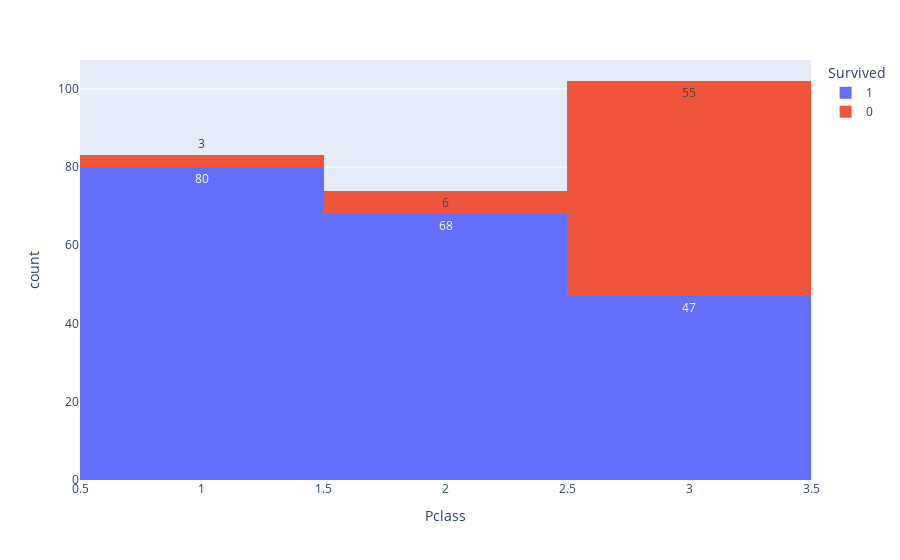

This figure's notebook cell:
### Code cell
grafico1 = px.histogram(df_mulheres,x= "Pclass", color= "Survived", text_auto= True)
grafico1.show()

### Figure 1 — Plotly figure (JSON) as saved in the notebook; plotly's stock layout.template omitted (floating-point values rounded to 4 significant figures; data arrays with more than 128 entries replaced by an {"elided": "..."} marker saying what was removed)
{"data": [{"alignmentgroup": "True", "bingroup": "x", "hovertemplate": "Survived=1<br>Pclass=%{x}<br>count=%{y}<extra></extra>", "legendgroup": "1", "marker": {"color": "#636efa", "pattern": {"shape": ""}}, "name": "1", "offsetgroup": "1", "orientation": "v", "showlegend": true, "texttemplate": "%{value}", "type": "histogram", "x": {"elided": "195 int values"}, "xaxis": "x", "yaxis": "y"}, {"alignmentgroup": "True", "bingroup": "x", "hovertemplate": "Survived=0<br>Pclass=%{x}<br>count=%{y}<extra></extra>", "legendgroup": "0", "marker": {"color": "#EF553B", "pattern": {"shape": ""}}, "name": "0", "offsetgroup": "0", "orientation": "v", "showlegend": true, "texttemplate": "%{value}", "type": "histogram", "x": [3, 3, 3, 3, 3, 2, 3, 3, 3, 3, 3, 3, 3, 3, 3, 3, 1, 2, 3, 3, 3, 3, 3, 3, 1, 2, 2, 3, 3, 3, 3, 3, 3, 3, 3, 3, 1, 3, 3, 3, 3, 3, 3, 3, 3, 3, 3, 3, 3, 3, 3, 3, 3, 3, 3, 2, 3, 3, 3, 3, 3, 2, 3, 3], "xaxis": "x", "yaxis": "y"}], "layout": {"barmode": "relative", "legend": {"title": {"text": "Survived"}, "tracegroupgap": 0}, "margin": {"t": 60}, "xaxis": {"anchor": "y", "domain": [0, 1], "title": {"text": "Pclass"}}, "yaxis": {"anchor": "x", "domain": [0, 1], "title": {"text": "count"}}}}
